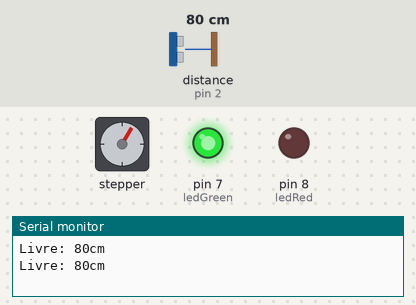
Simulated run of this sketch. Board: Arduino Uno, built with avr-gcc and run on an emulated ATmega328P. Parts: stepper motor, output pins drawn as LEDs (lit = HIGH), the last lines printed to the serial monitor. Wiring (inferred from the names in the program): ultrasonic range finder: trigger pin 3; echo pin 2. The test bench sets the inputs (shaded band); at power-on: distance to the obstacle (sensor on pin 2) 80 cm. The echo pulse lasts 58.3 µs per cm; stepper angles assume 2048 steps per turn; pins used as bus, display or sensor lines are not drawn.

Above: at 1.5 s.
1.6 s: distance to the obstacle (sensor on pin 2) set to 2 cm
At 2.35 s:
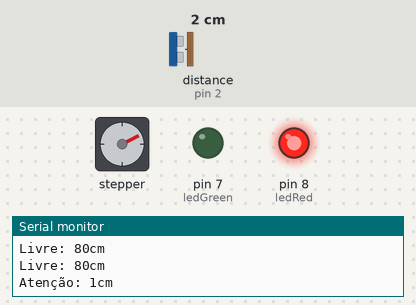
5.1 s: distance to the obstacle (sensor on pin 2) set to 18 cm
At 6.53 s:
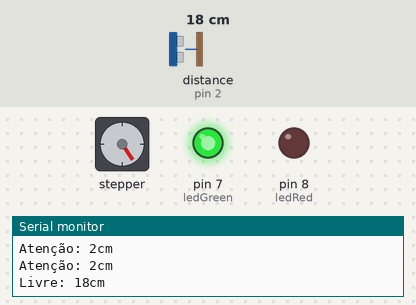
12.1 s: distance to the obstacle (sensor on pin 2) set to 9 cm
At 12.33 s:
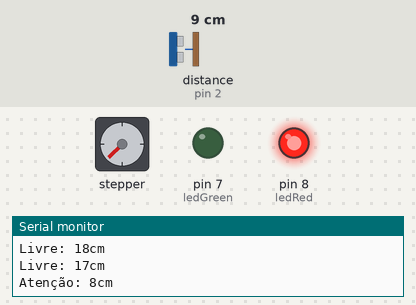
15.7 s: distance to the obstacle (sensor on pin 2) set to 35 cm
At 17.12 s:
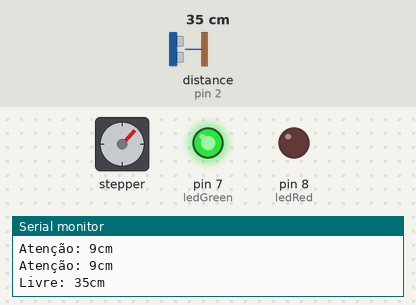
Timing chart, 0 to 34.6 s (numbered marks = the images above; inputs shaded):
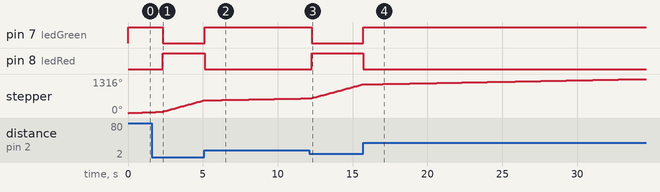

The sketch:

ProjetoAtualizado.ino
```cpp
#include <Stepper.h>

const int distancia_seg = 10;
const int TRIG = 3;
const int ECHO = 2;
const int ledGreen = 7;
const int ledRed = 8;
const int stepsPerRevolution = 2048;

Stepper myStepper(stepsPerRevolution, 10, 11, 12, 13);

bool motorAtivo = true; // Variável para controlar o estado do motor

  void setup() {
  pinMode(TRIG, OUTPUT);
  pinMode(ECHO, INPUT);
  pinMode(ledGreen, OUTPUT);
  pinMode(ledRed, OUTPUT);

  myStepper.setSpeed(4); // Velocidade desejada do motor
  Serial.begin(9600);
}

void loop() {
  // Lendo o sensor enquanto o motor está em movimento
  int distancia = sensor_morcego(TRIG, ECHO);

  if (distancia <= distancia_seg) {
    Serial.print("Atenção: ");
    Serial.print(distancia);
    Serial.println("cm");
    digitalWrite(ledGreen, LOW);
    digitalWrite(ledRed, HIGH);

    if (motorAtivo) {
      myStepper.setSpeed(0); // Parando o motor quando a luz vermelha ascender
      motorAtivo = false;
    }
  } else {
    Serial.print("Livre: ");
    Serial.print(distancia);
    Serial.println("cm");
    digitalWrite(ledRed, LOW);
    digitalWrite(ledGreen, HIGH);

    if (!motorAtivo) {
      myStepper.setSpeed(2); // Reinicie o motor quando a luz verde ascender
      motorAtivo = true;
    }
  }

  // Gira o motor no sentido horário com a velocidade constante
  myStepper.step(90);

  delay(100); // Pequeno atraso entre as leituras do sensor
}

int sensor_morcego(int pinotrig, int pinoecho) {
  digitalWrite(pinotrig, LOW);
  delayMicroseconds(2);
  digitalWrite(pinotrig, HIGH);
  delayMicroseconds(10);
  digitalWrite(pinotrig, LOW);

  return pulseIn(pinoecho, HIGH) / 58;
}
```

Measured:
- after the input at 1.6 s, pin 7 (ledGreen): HIGH → LOW after 0.71 s; pin 8 (ledRed): LOW → HIGH after 0.71 s
- after the input at 5.1 s, pin 7 (ledGreen): LOW → HIGH at once; pin 8 (ledRed): HIGH → LOW at once
- after the input at 12.1 s, pin 7 (ledGreen): HIGH → LOW after 0.18 s; pin 8 (ledRed): LOW → HIGH after 0.18 s
- after the input at 15.7 s, pin 7 (ledGreen): LOW → HIGH at once; pin 8 (ledRed): HIGH → LOW at once
